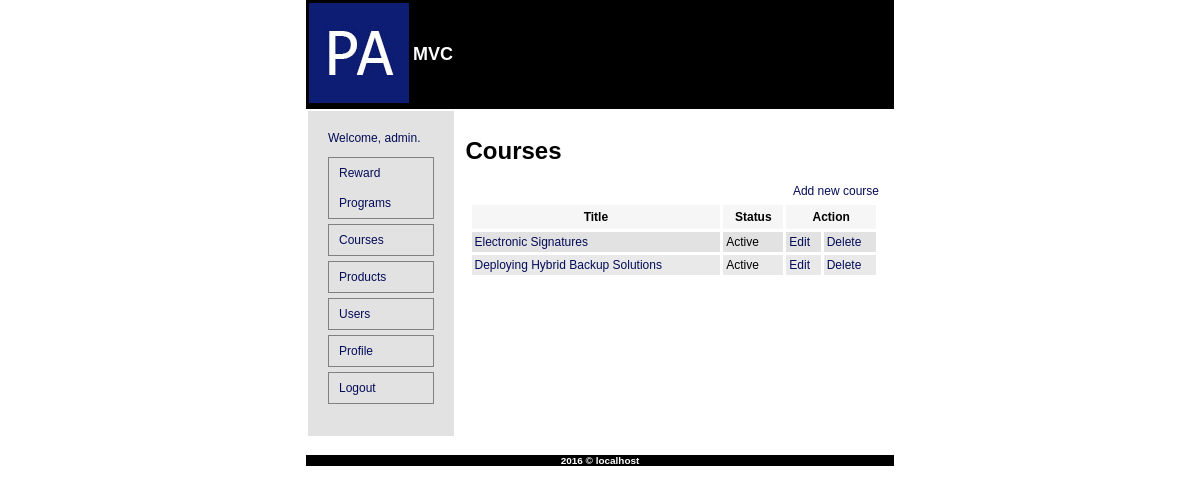
The page /?controller=course (signed in) on the database its author committed.
### tables this page shows
CREATE TABLE IF NOT EXISTS `brp_course` (
  `id` int(11) NOT NULL AUTO_INCREMENT,
  `title` varchar(255) NOT NULL,
  `description` text NOT NULL,
  `status` varchar(25) NOT NULL,
  PRIMARY KEY (`id`)
);

### app/controllers/course.controller.php (called while the page is built, shortened)
<?php
class CourseController extends BaseController {
	public function index(){
		if(!empty($_GET['id'])){
			$id = sanitizeInput($_GET['id'], FILTER_SANITIZE_NUMBER_INT);
			$courses = Course::show(array('id'=>$id));
		} else {
			$courses = Course::show();
		}
		render('course',array(
			'title'     => 'Courses',
			'courses'	=> $courses,
			'msg'		=> $msg,
		), 'index');
	}
}
?>

### index.php (called while the page is built, shortened)
<?php
try {
	require_once __SITE_PATH . "/config/routes.php";
}
catch(Exception $e) {
	render('error',array('message'=>$e->getMessage()));
}
?>

### app/models/course.model.php (called while the page is built, shortened)
<?php
class Course{
	public static function show($arr = array()){
		global $db;
		if(empty($arr)){
			$st = $db->prepare("SELECT `id`, `title`, `description`, `status` FROM `brp_course`");
		}
		$st->execute($arr);
		return $st->fetchAll(PDO::FETCH_CLASS, "Course");
	}
}
?>

### app/views/course/_course.php (the view)
<tr class=<?php echo $class; ?>>
	<td><a href="?controller=course&action=view&id=<?php echo $course->id; ?>"><?php echo $course->title; ?></a></td>
	<td><?php echo $course->status; ?></td>
	<td><a href="?controller=course&action=edit&id=<?php echo $course->id; ?>">Edit</a></td>
	<td><a href="?controller=course&action=delete&id=<?php echo $course->id; ?>" onclick="return confirm('Are you sure you want to delete this course?')">Delete</a></td>
</tr>

### config/helpers.php (shortened to what this page needs)
<?php
function render($template,$vars = array(),$action=""){
	extract($vars);
	if(is_array($template)) {
		$i = 1;
		foreach($template as $k){
			$cl = strtolower(get_class($k));
			$class = ($i % 2) ? "even" : "odd";
			$i++;
			include __SITE_PATH . "/app/views/$cl/_$cl.php";
		}
	}
	else if ($action != "") {
		include __SITE_PATH . "/app/views/$template/$action.php";
	}
	else {
		include __SITE_PATH . "/app/views/$template.php";
	}
}
?>

### app/assets/css/styles.css (style rules this page uses)
html, body { width:70%; margin:auto; }
html, body, div, table, tr, td, p, ul, li, a, h1, h2, h3, h4, h5, h6, span, font { font-family: Arial; }
html, body, div, table, tr, td, p, ul, li, a, span, font { font-size:12px; }
a, a:active, a:visited { text-decoration:none;color:#040c58; }
tr.even { background:#e2e2e2; }
tr.odd { background:#e9e9e9; }

### rows shown on the page
brp_course: title "Electronic Signatures", status "Active"
brp_course: title "Deploying Hybrid Backup Solutions", status "Active"

### other values the page prints
Session::get('firstname') "admin"
$title "Courses"
$GLOBALS['defaultFooter'] "2016 © localhost"
